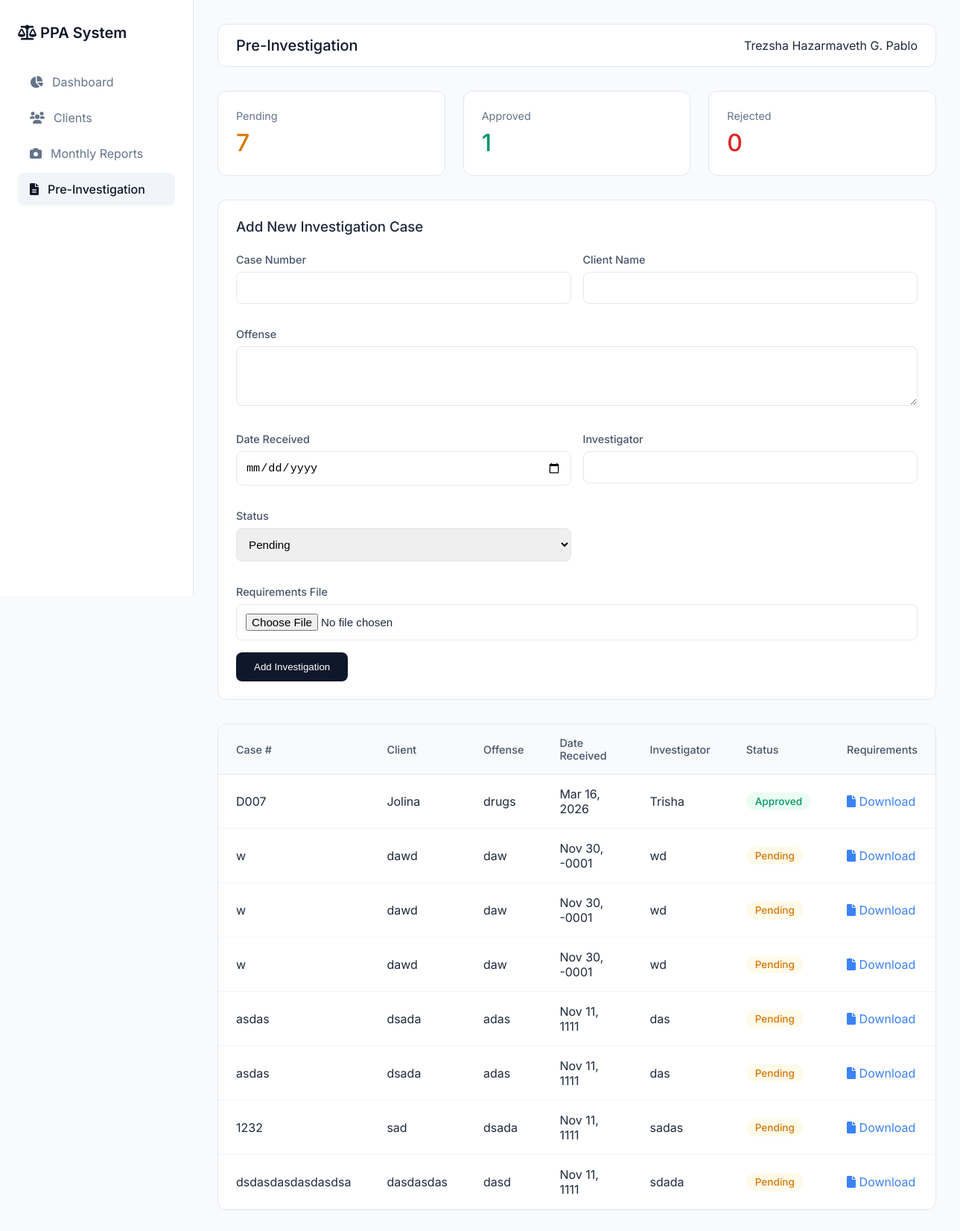
Page /pre_investigation.php (signed in) on the committed database.
### tables this page shows
CREATE TABLE `investigation_records` (
  `id` int(11) NOT NULL,
  `case_number` varchar(50) NOT NULL,
  `client_name` varchar(100) NOT NULL,
  `offense` varchar(255) NOT NULL,
  `date_received` date NOT NULL,
  `investigator` varchar(100) NOT NULL,
  `requirements_files` varchar(1000) DEFAULT NULL,
  `created_at` timestamp NOT NULL DEFAULT current_timestamp(),
  `status` varchar(50) DEFAULT 'Pending'
);

### pre_investigation.php (the view, shortened to what this page needs)
<?php
include 'config/database.php';
$fullname = $_SESSION['fullname'] ?? 'User';
$investigations = mysqli_query($conn, "SELECT * FROM investigation_records ORDER BY created_at DESC");
$pending = mysqli_fetch_assoc(mysqli_query($conn, "SELECT COUNT(*) as total FROM investigation_records WHERE status='Pending'"))['total'];
$approved = mysqli_fetch_assoc(mysqli_query($conn, "SELECT COUNT(*) as total FROM investigation_records WHERE status='Approved'"))['total'];
$rejected = mysqli_fetch_assoc(mysqli_query($conn, "SELECT COUNT(*) as total FROM investigation_records WHERE status='Rejected'"))['total'];
?>
<!DOCTYPE html>
<html lang="en">
<head>
    <link rel="stylesheet" href="https://cdnjs.cloudflare.com/ajax/libs/font-awesome/6.0.0/css/all.min.css">
</head>
<body>
    <div class="app">
        <div class="sidebar">
            <div class="logo">
                <i class="fas fa-scale-balanced"></i> PPA System
            </div>
            <a href="dashboard.php" class="nav-item"><i class="fas fa-chart-pie"></i> Dashboard</a>
            <a href="clients.php" class="nav-item"><i class="fas fa-users"></i> Clients</a>
            <a href="monthly_reports.php" class="nav-item"><i class="fas fa-camera"></i> Monthly Reports</a>
            <a href="pre_investigation.php" class="nav-item active"><i class="fas fa-file-lines"></i> Pre-Investigation</a>
        </div>
        <div class="main">
            <div class="top-bar">
                <h1 class="page-title">Pre-Investigation</h1>
                <span><?php echo htmlspecialchars($fullname); ?></span>
            </div>
            <div class="stats-grid">
                <div class="stat-card">
                    <div class="stat-label">Pending</div>
                    <div class="stat-value" style="color: #d97706;"><?php echo $pending; ?></div>
                </div>
                <div class="stat-card">
                    <div class="stat-label">Approved</div>
                    <div class="stat-value" style="color: #059669;"><?php echo $approved; ?></div>
                </div>
                <div class="stat-card">
                    <div class="stat-label">Rejected</div>
                    <div class="stat-value" style="color: #dc2626;"><?php echo $rejected; ?></div>
                </div>
            </div>
            <div class="add-section">
                <h3 class="add-title">Add New Investigation Case</h3>
                <form method="POST" enctype="multipart/form-data">
                    <div class="form-grid">
                        <div class="form-group">
                            <label>Case Number</label>
                            <input type="text" name="case_number" required>
                        </div>
                        <div class="form-group">
                            <label>Client Name</label>
                            <input type="text" name="client_name" required>
                        </div>
                        <div class="form-group full-width">
                            <label>Offense</label>
                            <textarea name="offense" rows="3" required></textarea>
                        </div>
                        <div class="form-group">
                            <label>Date Received</label>
                            <input type="date" name="date_received" required>
                        </div>
                        <div class="form-group">
                            <label>Investigator</label>
                            <input type="text" name="investigator" required>
                        </div>
                        <div class="form-group">
                            <label>Status</label>
                            <select name="status">
                                <option value="Pending">Pending</option>
                            </select>
                        </div>
                        <div class="form-group full-width">
                            <label>Requirements File</label>
                            <input type="file" name="requirements">
                        </div>
                    </div>
                    <button type="submit" name="add_investigation" class="btn">Add Investigation</button>
                </form>
            </div>
            <div class="table-container">
                <table>
                    <thead>
                        <tr>
                            <th>Case #</th>
                            <th>Client</th>
                            <th>Offense</th>
                            <th>Date Received</th>
                            <th>Investigator</th>
                            <th>Status</th>
                            <th>Requirements</th>
                        </tr>
                    </thead>
                    <tbody>
                        <?php while($row = mysqli_fetch_assoc($investigations)): ?>
                        <tr>
                            <td><?php echo htmlspecialchars($row['case_number']); ?></td>
                            <td><?php echo htmlspecialchars($row['client_name']); ?></td>
                            <td><?php echo htmlspecialchars($row['offense']); ?></td>
                            <td><?php echo date("M d, Y", strtotime($row['date_received'])); ?></td>
                            <td><?php echo htmlspecialchars($row['investigator']); ?></td>
                            <td>
                                <span class="status-badge status-<?php echo $row['status']; ?>">
                                    <?php echo $row['status']; ?>
                                </span>
                            </td>
                            <td>
                                <?php if($row['requirements_files']): ?>
                                    <a href="uploads/investigations/<?php echo $row['requirements_files']; ?>" class="file-link" download>
                                        <i class="fas fa-file"></i> Download
                                    </a>
                                <?php else: ?>
                                    <span style="color: #94a3b8;">No file</span>
                                <?php endif; ?>
                            </td>
                        </tr>
                        <?php endwhile; ?>
                    </tbody>
                </table>
            </div>
        </div>
    </div>
</body>
</html>

### pre_investigation.php (style rules this page uses)
* { margin: 0; padding: 0; box-sizing: border-box; }
body { font-family: 'Inter', sans-serif; background: #f8fafc; color: #1e293b; }
.app { display: flex; min-height: 100vh; }
.sidebar { width: 260px; background: white; border-right: 1px solid #e2e8f0; padding: 2rem 1.5rem; position: fixed; height: 100vh; }
.logo { font-weight: 600; font-size: 1.25rem; color: #0f172a; margin-bottom: 2rem; }
.nav-item { display: flex; align-items: center; gap: 0.75rem; padding: 0.75rem 1rem; color: #64748b; text-decoration: none; border-radius: 8px; margin-bottom: 0.25rem; }
.nav-item.active { background: #f1f5f9; color: #0f172a; font-weight: 500; }
.main { flex: 1; margin-left: 260px; padding: 2rem; }
.top-bar { background: white; border: 1px solid #e2e8f0; border-radius: 12px; padding: 1rem 1.5rem; margin-bottom: 2rem; display: flex; justify-content: space-between; align-items: center; }
.page-title { font-size: 1.25rem; font-weight: 500; color: #0f172a; }
.stats-grid { display: grid; grid-template-columns: repeat(3, 1fr); gap: 1.5rem; margin-bottom: 2rem; }
.stat-card { background: white; padding: 1.5rem; border-radius: 12px; border: 1px solid #e2e8f0; }
.stat-label { color: #64748b; font-size: 0.9rem; margin-bottom: 0.5rem; }
.stat-value { font-size: 2rem; font-weight: 500; }
.add-section { background: white; border: 1px solid #e2e8f0; border-radius: 12px; padding: 1.5rem; margin-bottom: 2rem; }
.add-title { font-weight: 500; margin-bottom: 1.5rem; }
.form-grid { display: grid; grid-template-columns: repeat(2, 1fr); gap: 1rem; }
.form-group { margin-bottom: 1rem; }
.form-group.full-width { grid-column: span 2; }
label { display: block; margin-bottom: 0.5rem; color: #475569; font-size: 0.9rem; font-weight: 500; }
input, select, textarea { width: 100%; padding: 0.75rem; border: 1px solid #e2e8f0; border-radius: 8px; font-size: 0.95rem; }
.btn { background: #0f172a; color: white; padding: 0.75rem 1.5rem; border: none; border-radius: 8px; cursor: pointer; }
.table-container { background: white; border: 1px solid #e2e8f0; border-radius: 12px; overflow: hidden; }
table { width: 100%; border-collapse: collapse; }
th { text-align: left; padding: 1rem 1.5rem; background: #f8fafc; color: #475569; font-weight: 500; font-size: 0.9rem; border-bottom: 1px solid #e2e8f0; }
td { padding: 1rem 1.5rem; border-bottom: 1px solid #f1f5f9; }
.status-badge { display: inline-block; padding: 0.25rem 0.75rem; border-radius: 20px; font-size: 0.85rem; font-weight: 500; }
.status-Pending { background: #fffbeb; color: #d97706; }
.status-Approved { background: #ecfdf3; color: #059669; }
.file-link { color: #3b82f6; text-decoration: none; }

### rows in the picture
investigation_records: case_number "D007", client_name "Jolina", offense "drugs", date_received "Mar 16, 2026", investigator "Trisha", status "Approved"
investigation_records: case_number "w", client_name "dawd", offense "daw", date_received "Nov 30, -0001", investigator "wd", status "Pending"
investigation_records: case_number "w", client_name "dawd", offense "daw", date_received "Nov 30, -0001", investigator "wd", status "Pending"
investigation_records: case_number "w", client_name "dawd", offense "daw", date_received "Nov 30, -0001", investigator "wd", status "Pending"
investigation_records: case_number "asdas", client_name "dsada", offense "adas", date_received "Nov 11, 1111", investigator "das", status "Pending"
investigation_records: case_number "asdas", client_name "dsada", offense "adas", date_received "Nov 11, 1111", investigator "das", status "Pending"
investigation_records: case_number "1232", client_name "sad", offense "dsada", date_received "Nov 11, 1111", investigator "sadas", status "Pending"
investigation_records: case_number "dsdasdasdasdasdsa", client_name "dasdasdas", offense "dasd", date_received "Nov 11, 1111", investigator "sdada", status "Pending"

### other values in the picture
$fullname "Trezsha Hazarmaveth G. Pablo"
$pending "7"
$approved "1"
$rejected "0"
